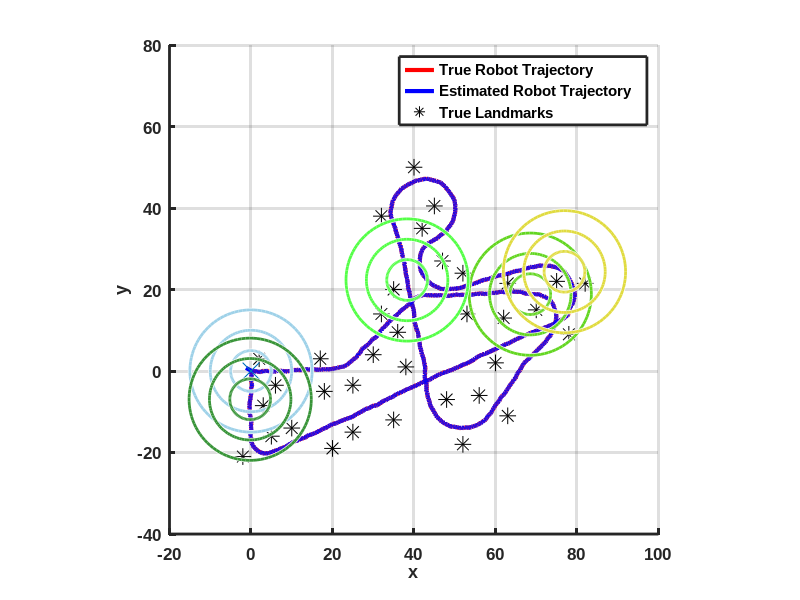
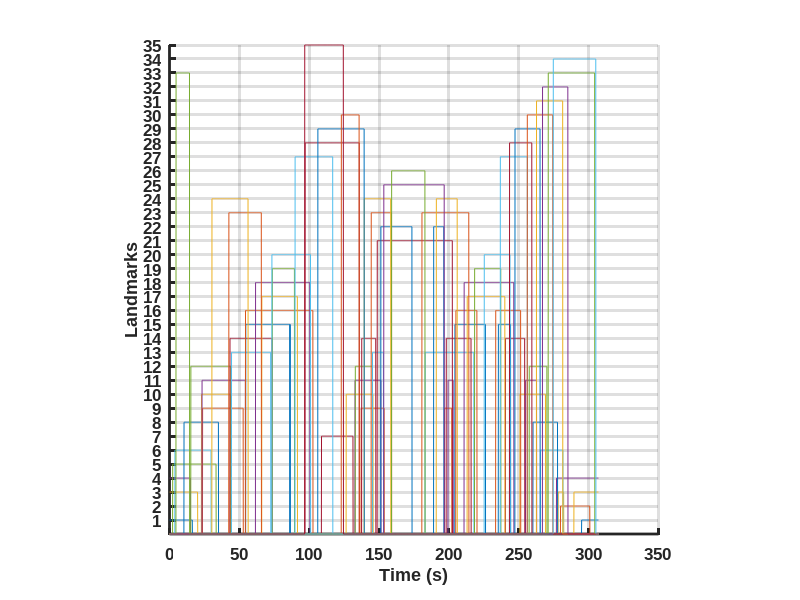

Recreate these plots in MATLAB, in order. (Note: this script raises an error after producing the figures.)
% MAE 195 Introduction to Robot Motion Planning and Navigation
% Robot Localization Project
% Description: Beacon-Based Localization with Radii 15
% Date: 6/4/21
% Author: Alex Nguyen

clc; clear; close all;

%% Initialize:

% Add Data Folder to Path
addpath Data;

% For Loop-Closure Study; Pre-Defined Noise Samples
load w_x.mat;  
load w_y.mat;
load w_theta.mat;

% Simulation Parameters
T = 0.1;                 % Step Size
t_f = 307;               % Final Time
SimL = t_f/T;            % Number of Steps
nx = 3;
           
% Measurement Equations
h = @(r, rbi) norm(r(1:2) - rbi);
phi = @(r, rbi) atan2(r(2) - rbi(2), r(1) - rbi(1)) - r(3);

% Linearized State Transition Matrix
Fk = @(x, u) [1, 0, -sin(x(3))*u(1)*T  ; ...
              0, 1,  cos(x(3))*u(1)*T  ; ...
              0, 0,                 1 ];

% Linearized Observation Jacobian
R1 = @(r, rbi) sqrt((r(1) - rbi(1))^2 + (r(2) - rbi(2))^2);
R2 =  @(r, rbi) 1/(1 + ((r(2) - rbi(2))/(r(1) - rbi(1)))^2); 
H = @(r, rbi)  [(r(1) - rbi(1))/R1(r, rbi), (r(2) - rbi(2))/R1(r, rbi),  0 ; ...
               -R2(r, rbi)*(r(2) - rbi(2))/(r(1) - rbi(1))^2, R2(r, rbi)/(r(1) - rbi(1))^2, -1];            
                  
% Noise
Q = diag([(0.4*T)^2, (0.4*T)^2, (0.05*T)^2]);
Ri = diag([(0.1)^2, (3*pi/180)^2]);
r = sqrtm(Ri);

% Estimation Error Covariance
P = diag([1, 1, (5*pi/180)^2]);

% Measurement Zone r = {5, 10, 15}
m_r = 15; 

%% Landmark Locations:
% Preallocate
nl = 35;           % Number of Landmarks
Xl = cell(nl, 1);

% Grouped Landmarks by their radii
Xl{1} = [2; 3];
Xl{2} = [-2; -21];
Xl{3} = [6; -3.5];
Xl{4} = [3; -8.5];

Xl{5} = [17; 3];
Xl{6} = [18; -5];
Xl{7} = [52; -18];
Xl{8} = [25; -3.5];

Xl{9} = [32; 14];
Xl{10} = [38; 1];
Xl{11} = [36; 9.5];
Xl{12} = [30; 4];

Xl{13} = [52; 24];
Xl{14} = [53; 14];
Xl{15} = [63; 21.5];
Xl{16} = [62; 13];

Xl{17} = [75; 22];
Xl{18} = [70; 15];
Xl{19} = [82; 21.5];
Xl{20} = [78; 9];

Xl{21} = [42; 35];
Xl{22} = [32; 38];
Xl{23} = [47; 27];
Xl{24} = [35; 20];

Xl{25} = [45; 40.5];
Xl{26} = [40; 50];

Xl{27} = [60; 2];
Xl{28} = [56; -6];

Xl{29} = [48; -7];
Xl{30} = [35; -12];

Xl{31} = [25; -15];
Xl{32} = [20; -19];
Xl{33} = [10; -14];
Xl{34} = [5; -16];

Xl{35} = [63; -11];

%% Beacon-Based Localization:

% Initial States
x = [0, 0, 0.01]';
rng default
xhat = mvnrnd(x, P)';

% Preallocate
Time = zeros(1, SimL);
NEES = Time;
NIS = Time;
u = zeros(2, SimL);
landmark_detection_indicator = cell(nl, 1);

for k = 1:SimL
    
    % Inputs Driving the True System
    if k <= SimL
        Time(k + 1) = Time(k) + T;
    end
        
    if Time(k) <= 20
        u(1, k) = 1;
        u(2, k) = 0;
        
    elseif (Time(k) > 20 && Time(k) <= 25)
        u(1, k) = 1;
        u(2, k) = 0.15;
        
    elseif (Time(k) > 25 && Time(k) <= 45)
        u(1, k) = 1;
        u(2, k) = 0;
        
    elseif (Time(k) > 45 && Time(k) <= 50)
        u(1, k) = 1;
        u(2, k) = -0.15;
        
    elseif (Time(k) > 50 && Time(k) <= 75)
        u(1, k) = 1;
        u(2, k) = 0;
        
    elseif (Time(k) > 75 && Time(k) <= 90)
        u(1, k) = 1;
        u(2, k) = -0.15;
        
    elseif (Time(k) > 90 && Time(k) <= 115)
        u(1, k) = 1;
        u(2, k) = 0;
        
    elseif (Time(k) > 115 && Time(k) <= 130)
        u(1, k) = 1.2;
        u(2, k) = -0.15;
        
    elseif (Time(k) > 130 && Time(k) <= 160)
        u(1, k) = 1.5;
        u(2, k) = 0;
        
    elseif (Time(k) > 160 && Time(k) <= 190)
        u(1, k) = 1.2;
        u(2, k) = -0.15;
        
    elseif (Time(k) > 190 && Time(k) <= 205)
        u(1, k) = 1.2;
        u(2, k) = 0.2;
        
    elseif (Time(k) > 205 && Time(k) <= 220)
        u(1, k) = 1.5;
        u(2, k) = 0;
        
    elseif (Time(k) > 220 && Time(k) <= 235)
        u(1, k) = 1.5;
        u(2, k) = -0.2;
        
    elseif (Time(k) > 235 && Time(k) <= 285)
        u(1, k) = 1.5;
        u(2, k) = 0;
        
    elseif (Time(k) > 285 && Time(k) <= 290)
        u(1, k) = 1.5;
        u(2, k) = -0.4;
        
    else
        u(1, k) = 1;
        u(2, k) = 0;
        
    end
    
    % True Robot Model
    x(1, k + 1) = x(1, k) + T*u(1, k)*cos(x(3, k)) + w_x(k);
    x(2, k + 1) = x(2, k) + T*u(1, k)*sin(x(3, k)) + w_y(k);
    x(3, k + 1) = x(3, k) + T*u(2, k) + w_theta(k);
    
    % Propogation 
    xhat_bar = zeros(3, 1);
    xhat_bar(1) = xhat(1, k) + T*u(1, k)*cos(xhat(3, k));
    xhat_bar(2) = xhat(2, k) + T*u(1, k)*sin(xhat(3, k));
    xhat_bar(3) = xhat(3, k) + T*u(2, k);
    F = Fk(xhat(:, k), u(:, k));
    P_bar = F * P(:, :, k) * F' + Q;
      
    % Preallocate
    zk_hat = [];
    zk = [];
    Hk = [];
    R = [];
    
    for ii = 1:nl        
        % Detect Landmarks in the Measurment Zone
        range_to_landmark_i = norm(x(1:2, k + 1) - Xl{ii});
        
        if range_to_landmark_i <= m_r            
            % True Measurments
            zk_i = [h(x(:, k + 1), Xl{ii}), phi(x(:, k + 1), Xl{ii})]';
            zk = [zk; zk_i];
            
            % Estimated Measurements
            zk_hati = [h(xhat_bar, Xl{ii}), phi(xhat_bar, Xl{ii})]';
            zk_hat = [zk_hat; zk_hati];
            
            % Observation Jacobian
            Hk = [Hk; H(xhat_bar, Xl{ii})];
            
            % Measurement Noise Covariance
            R = blkdiag(R, Ri);
                                   
            % Indicator
            landmark_detection_indicator{ii}(k) = 1;   
        else
            % Indicator
            landmark_detection_indicator{ii}(k) = 0;
            
        end
    end

    % Determine if Measurements are Detected
    if isempty(zk) == 0
        % Measurment Noise
        Rk = R;
        r = sqrtm(Rk);
        rng(k);
        vk = r*randn(length(zk), 1);
        
        % Correction
        v = (zk + vk) - zk_hat;
        S = Hk * P_bar * Hk' + Rk;
        Kk = P_bar * Hk' * inv(S);
        xhat(:, k + 1) = xhat_bar + Kk * v;
        P(:, :, k + 1) = P_bar - Kk * S * Kk';
        
        % NEES and NIS Performance
        ek = x(:, k + 1) - xhat(:, k + 1); 
        NEES(k) = ek' * inv(P(:, :, k + 1)) * ek;
        NIS(k) = v' * inv(S) * v;
        
    elseif isempty(zk) == 1
        % Propogation = Correction
        xhat(:, k + 1) = xhat_bar;
        P(:, :, k + 1) = P_bar;
        
        % NEES and NIS Performance
        ek = x(:, k + 1) - xhat(:, k + 1); 
        NEES(k) = ek' * inv(P(:, :, k + 1)) * ek;
        NIS(k) = v' * inv(S) * v;
        
    end 
end

%% Plot:

% True Robot Trajectory + Landmarks
figure;
hold on;
plot(x(1, :), x(2, :), 'r', 'LineWidth', 3);
plot(xhat(1, :), xhat(2, :), 'b', 'LineWidth', 3);
for i = 1:nl
    % i-th Landmark
    plot(Xl{i}(1), Xl{i}(2), 'k*', 'MarkerSize', 12);
end
plot(x(1, 1), x(2, 1), 'x', 'MarkerSize', 12); % Robot Start Point
legend('True Robot Trajectory', 'Estimated Robot Trajectory', 'True Landmarks', 'location', 'best');
axis([-20 100 -40 80]);
xlabel('x'); ylabel('y');
grid on;

% Visualizing the Measurement Zone at Various Locations Along the Path
radii = [5, 10, 15]'; % Three Possible Measurement Ranges

for k = 1:750:SimL
    centers = [x(1, k), x(2, k) ; ...
               x(1, k), x(2, k) ; ...
               x(1, k), x(2, k)];
           
    viscircles(centers, radii, 'Color', randi([1, 100], 1, 3)/100);
end
hold off;
set(gcf, 'Position', [0, 0, 1000, 1000]); % Size of the Figure Window
pbaspect([1, 1, 1]);                      % Aspect Ratio of the Plot
set(findobj(gcf, 'type', 'axes'), ...
    'FontName', 'Arial', 'FontSize', 12, 'FontWeight', 'Bold', 'LineWidth', 2);


% Detected Landmarks at Each Time
figure;
hold on;
for i_l = 1:nl
    plot(Time(2:SimL + 1), landmark_detection_indicator{i_l}(1:SimL)*i_l);
end
xlabel('Time (s)'); ylabel('Landmarks');
yticks([1:nl]);
grid on;
set(findobj(gcf, 'type', 'axes'), ...
    'FontName', 'Arial', 'FontSize', 12, 'FontWeight', 'Bold', 'LineWidth', 2);
set(gcf, 'Position', [0, 0, 1000, 1000]); % Size of the Figure Window
pbaspect([1, 1, 1]);                      % Aspect Ratio of the Plot
set(findobj(gcf, 'type', 'axes'), ...
    'FontName', 'Arial', 'FontSize', 12, 'FontWeight', 'Bold', 'LineWidth', 2);
sgtitle(sprintf('Measurement Zone of Radii %d m', m_r));

%% Performance:

% Estimation Error 
x_tilde = x - xhat;

% Standard Deviation
for ii = 1:length(x)
    xP(:, ii) = sqrt(diag(P(:, :, ii)));
end

figure; 
subplot(3, 1, 1);
hold on;
plot(Time, x_tilde(1, :), 'k', 'linewidth', 3);
plot(Time, -3*xP(1, :), 'r--', 'linewidth', 2);
plot(Time, 3*xP(1, :), 'r--', 'linewidth', 2);
hold off;
xlim([Time(1) Time(end)]);
ylabel('$e_{x_r}$', 'interpreter', 'latex', 'fontsize', 14);

subplot(3, 1, 2);
hold on;
plot(Time, x_tilde(2, :), 'k', 'linewidth', 3);
plot(Time, -3*xP(2, :), 'r--', 'linewidth', 2);
plot(Time, 3*xP(2, :), 'r--', 'linewidth', 2);
hold off;
xlim([Time(1) Time(end)]);
ylabel('$e_{y_r}$', 'interpreter', 'latex', 'fontsize', 14);

subplot(3, 1, 3);
hold on;
plot(Time, x_tilde(3, :), 'k', 'linewidth', 3);
plot(Time, -3*xP(3, :), 'r--', 'linewidth', 2);
plot(Time, 3*xP(3, :), 'r--', 'linewidth', 2);
hold off;
xlim([Time(1) Time(end)]);
xlabel('t (s)'); ylabel('$e_{\theta}$', 'interpreter', 'latex', 'fontsize', 14);
sgtitle('Estimation Error for Robot States');

% Loop Closure 
eLC_dist = norm(x(1:2, 1) - xhat(1:2, end));
eLC = x(1:2, 1) - xhat(1:2, end);

% RMSE
RMSE = sqrt(mean(sum(x_tilde(1:2, 1).^2)));

% Print Results
fprintf('Measurement radii of %d: \n', m_r);
fprintf('\t\tLoop-closure Distance = %4.4f \n', eLC_dist);
fprintf('\t\tLoop-closure Error = [%4.4f, %4.4f]^T \n', eLC);
fprintf('\t\tSingle-Run Root Mean Square Error = %4.4f \n\n', RMSE);

%% Plot Normalized (State) Estimation Error (NEES):
t = Time(1:end - 1);
alp_x = 0.05;                             % Probability Tail Value 
nu = nx;                                  % Degrees of Freedom (Dim of x)                         
ux_b = chi2inv(1 - alp_x/2, nu);
lx_b = chi2inv(alp_x/2, nu);

% Calculation
I_x = length(NEES(NEES >= lx_b & NEES <= ux_b));  % Indicator Function
P_x = I_x/SimL;
fprintf(['Normalized Estimation Error Squared (NEES):\n\t Acceptance Interval of [%4.2f,' ... 
    '%4.2f]\n\t\t\tTheoretical Probability Concentration Region = %4.2f%%\n\t\t\t' ... 
    'Experimental Probability Concentration Region = %4.2f%%\n\n'], lx_b, ux_b, (1 - alp_x)*100, P_x*100)  

figure;
hold on;
plot(t, NEES, 'Color', 'k', 'linewidth', 1.75);
plot(t, ux_b*ones(SimL, 1), 'r--', 'linewidth', 2);
plot(t, lx_b*ones(SimL, 1), 'r--', 'linewidth', 2);
hold off;
xlabel('Time [s]'); 
ylabel('$\bar{\epsilon}_x(t_k)$', 'interpreter', 'latex', 'fontsize', 14);
sgtitle('Single-Run NEES for (State) Estimation Errors', 'fontsize', 12);
xlim([t(1) t(end)]);
ylim([0, 100]);


%% Plot Normalized Innovation Squared (NIS):
alp_v = 0.05;                             % Probability Tail Value 
nu_out = NIS;
nu = mean(nu_out(nu_out < 1e3));          % Degrees of Freedom (Dim of z)                                                  
uv_b = chi2inv(1 - alp_v/2, nu);
lv_b = chi2inv(alp_v/2, nu);

% Calculation
I_v = length(NIS(NIS >= lv_b & NIS <= uv_b));  % Indicator Function
P_v = I_v/SimL;
fprintf(['Normalized Innovation Squared (NIS):\n\t Acceptance Interval of [%4.2f,' ... 
    '%4.2f]\n\t\t\tTheoretical Probability Concentration Region = %4.2f%%\n\t\t\t' ... 
    'Experimental Probability Concentration Region = %4.2f%%\n\n'], lv_b, uv_b, (1 - alp_v)*100, P_v*100)  

figure;
hold on;
plot(t, NIS, '.', 'Color', 'k', 'linewidth', 1);
plot(t, uv_b*ones(SimL, 1), 'r--', 'linewidth', 2);
plot(t, lv_b*ones(SimL, 1), 'r--', 'linewidth', 2);
hold off;
xlabel('Time [s]'); 
ylabel('$\bar{\epsilon}_v(t_k)$', 'interpreter', 'latex', 'fontsize', 14);
hYLabel = get(gca,'YLabel');
sgtitle('Single-Run NIS for Measurement Errors', 'fontsize', 12);
xlim([t(1) t(end)]);
ylim([0, 100]);

%% Save Data:
% xhat15 = xhat;
% loop_closure15 = eLC;
% loop_closure_dist15 = eLC_dist;
% save('Radii15.mat', 'xhat15', 'loop_closure15', 'loop_closure_dist15');
